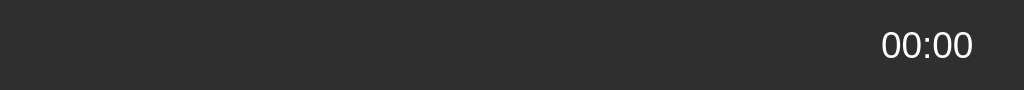
     <widget class="QWidget" name="widget" native="true">
      <property name="minimumSize">
       <size>
        <width>1024</width>
        <height>80</height>
       </size>
      </property>
      <property name="maximumSize">
       <size>
        <width>1110</width>
        <height>90</height>
       </size>
      </property>
      <property name="styleSheet">
       <string notr="true">background-color: rgb(47, 47, 47);</string>
      </property>
      <layout class="QHBoxLayout" name="horizontalLayout_38">
       <item>
        <layout class="QHBoxLayout" name="horizontalLayout_28">
         <item>
          <layout class="QHBoxLayout" name="horizontalLayout_10">
           <item>
            <widget class="QLabel" name="lblclock_3">
             <property name="minimumSize">
              <size>
               <width>50</width>
               <height>40</height>
              </size>
             </property>
             <property name="maximumSize">
              <size>
               <width>60</width>
               <height>50</height>
              </size>
             </property>
             <property name="cursor">
              <cursorShape>ArrowCursor</cursorShape>
             </property>
             <property name="text">
              <string/>
             </property>
             <property name="pixmap">
              <pixmap resource="../resources/resources.qrc">:/resources/user (1).png</pixmap>
             </property>
             <property name="scaledContents">
              <bool>true</bool>
             </property>
             <property name="wordWrap">
              <bool>false</bool>
             </property>
            </widget>
           </item>
           <item>
            <widget class="QLabel" name="lblCurrentUser">
             <property name="minimumSize">
              <size>
               <width>170</width>
               <height>60</height>
              </size>
             </property>
             <property name="maximumSize">
              <size>
               <width>170</width>
               <height>70</height>
              </size>
             </property>
             <property name="font">
              <font>
               <pointsize>28</pointsize>
              </font>
             </property>
             <property name="styleSheet">
              <string notr="true">color: rgb(255, 255, 255);</string>
             </property>
             <property name="text">
              <string/>
             </property>
            </widget>
           </item>
          </layout>
         </item>
         <item>
          <layout class="QHBoxLayout" name="horizontalLayout_27">
           <item>
            <widget class="QLabel" name="lblclock_2">
             <property name="minimumSize">
              <size>
               <width>50</width>
               <height>40</height>
              </size>
             </property>
             <property name="maximumSize">
              <size>
               <width>60</width>
               <height>50</height>
              </size>
             </property>
             <property name="cursor">
              <cursorShape>ArrowCursor</cursorShape>
             </property>
             <property name="text">
              <string/>
             </property>
             <property name="pixmap">
              <pixmap resource="../resources/resources.qrc">:/resources/document.png</pixmap>
             </property>
             <property name="scaledContents">
              <bool>true</bool>
             </property>
             <property name="wordWrap">
              <bool>false</bool>
             </property>
            </widget>
           </item>
           <item>
            <widget class="QLabel" name="lblCurrentOrder">
             <property name="minimumSize">
              <size>
               <width>300</width>
               <height>60</height>
              </size>
             </property>
             <property name="maximumSize">
              <size>
               <width>300</width>
               <height>70</height>
              </size>
             </property>
             <property name="font">
              <font>
               <pointsize>28</pointsize>
              </font>
             </property>
             <property name="styleSheet">
              <string notr="true">color: rgb(255, 255, 255);</string>
             </property>
             <property name="text">
              <string/>
             </property>
            </widget>
           </item>
          </layout>
         </item>
        </layout>
       </item>
       <item>
        <spacer name="horizontalSpacer_28">
         <property name="orientation">
          <enum>Qt::Horizontal</enum>
         </property>
         <property name="sizeType">
          <enum>QSizePolicy::Fixed</enum>
         </property>
         <property name="sizeHint" stdset="0">
          <size>
           <width>188</width>
           <height>20</height>
          </size>
         </property>
        </spacer>
       </item>
       <item>
        <layout class="QHBoxLayout" name="horizontalLayout_29">
         <item>
          <widget class="QLabel" name="lblclock">
           <property name="minimumSize">
            <size>
             <width>50</width>
             <height>40</height>
            </size>
           </property>
           <property name="maximumSize">
            <size>
             <width>60</width>
             <height>50</height>
            </size>
           </property>
           <property name="cursor">
            <cursorShape>PointingHandCursor</cursorShape>
           </property>
           <property name="text">
            <string/>
           </property>
           <property name="pixmap">
            <pixmap resource="../resources/resources.qrc">:/resources/clock_2.png</pixmap>
           </property>
           <property name="scaledContents">
            <bool>true</bool>
           </property>
           <property name="wordWrap">
            <bool>false</bool>
           </property>
          </widget>
         </item>
         <item>
          <widget class="QLabel" name="lbltimer">
           <property name="minimumSize">
            <size>
             <width>130</width>
             <height>60</height>
            </size>
           </property>
           <property name="maximumSize">
            <size>
             <width>130</width>
             <height>70</height>
            </size>
           </property>
           <property name="font">
            <font>
             <pointsize>28</pointsize>
            </font>
           </property>
           <property name="styleSheet">
            <string notr="true">color: rgb(255, 255, 255);</string>
           </property>
           <property name="text">
            <string>00:00</string>
           </property>
          </widget>
         </item>
        </layout>
       </item>
      </layout>
     </widget>
